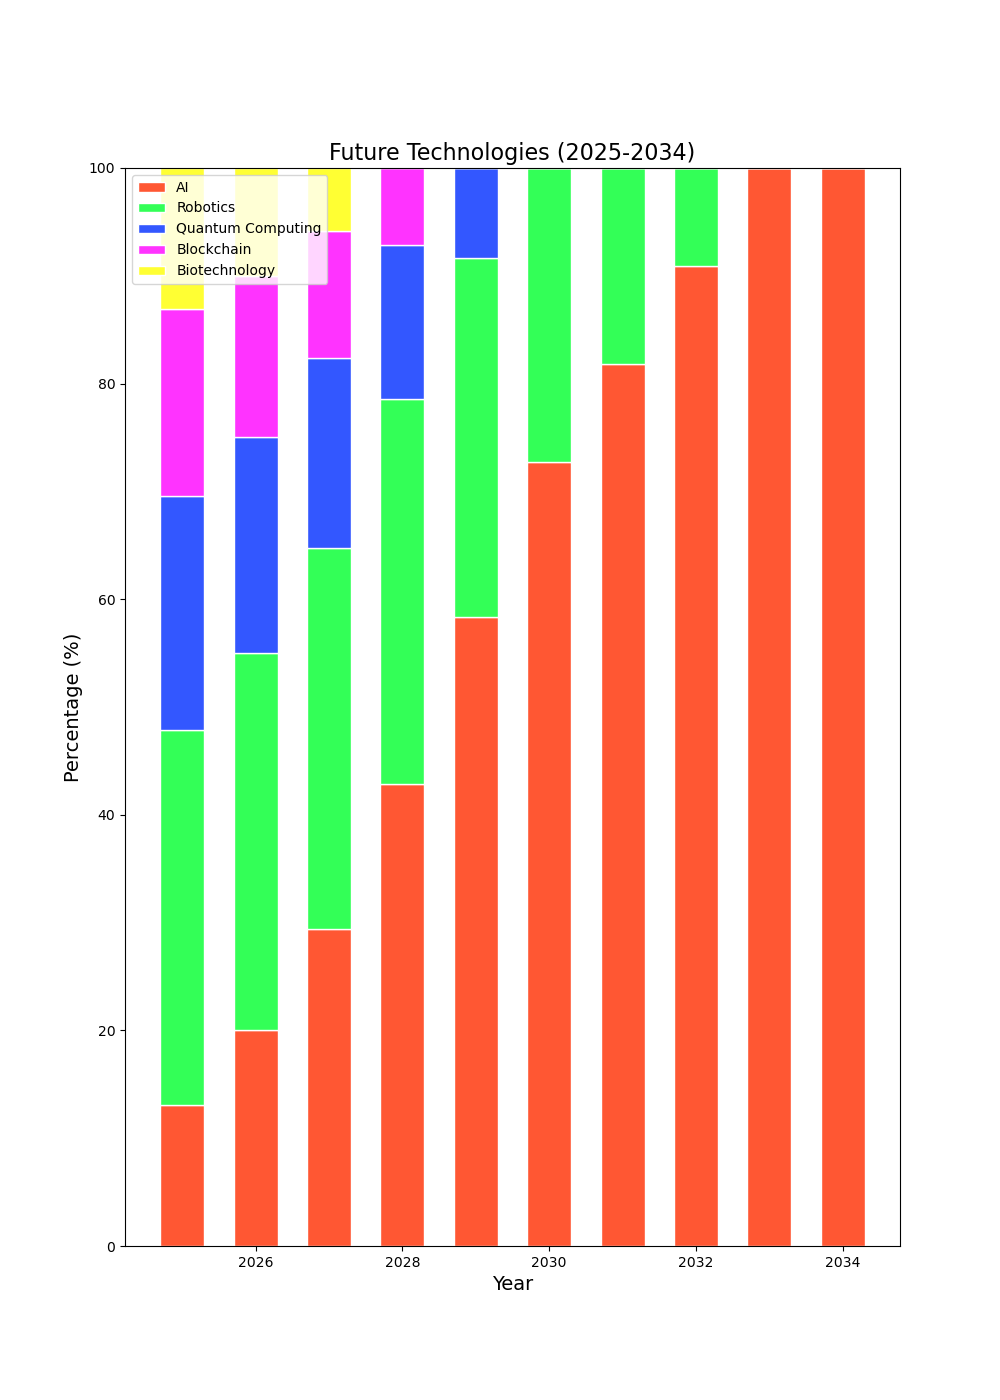

Python code for this plot:

import matplotlib.pyplot as plt
import pandas as pd

data = {
    'Year': [2025, 2026, 2027, 2028, 2029, 2030, 2031, 2032, 2033, 2034],
    'AI': [15, 20, 25, 30, 35, 40, 45, 50, 55, 60],
    'Robotics': [40, 35, 30, 25, 20, 15, 10, 5, 0, 0],
    'Quantum Computing': [25, 20, 15, 10, 5, 0, 0, 0, 0, 0],
    'Blockchain': [20, 15, 10, 5, 0, 0, 0, 0, 0, 0],
    'Biotechnology': [15, 10, 5, 0, 0, 0, 0, 0, 0, 0]
}

df = pd.DataFrame(data)

totals = df.iloc[:, 1:].sum(axis=1)
df_normalized = df.copy()
df_normalized.iloc[:, 1:] = df.iloc[:, 1:].div(totals, 0) * 100

fig, ax = plt.subplots(figsize=(10, 14))
bar_width = 0.6

ax.bar(df['Year'], df_normalized['AI'], color='#FF5733', edgecolor='white', width=bar_width, label='AI')
ax.bar(df['Year'], df_normalized['Robotics'], bottom=df_normalized['AI'], color='#33FF57', edgecolor='white', width=bar_width, label='Robotics')
ax.bar(df['Year'], df_normalized['Quantum Computing'], bottom=df_normalized['AI'] + df_normalized['Robotics'], color='#3357FF', edgecolor='white', width=bar_width, label='Quantum Computing')
ax.bar(df['Year'], df_normalized['Blockchain'], bottom=df_normalized['AI'] + df_normalized['Robotics'] + df_normalized['Quantum Computing'], color='#FF33FF', edgecolor='white', width=bar_width, label='Blockchain')
ax.bar(df['Year'], df_normalized['Biotechnology'], bottom=df_normalized['AI'] + df_normalized['Robotics'] + df_normalized['Quantum Computing'] + df_normalized['Blockchain'], color='#FFFF33', edgecolor='white', width=bar_width, label='Biotechnology')

ax.set_title('Future Technologies (2025-2034)', fontsize=16)
ax.set_ylabel('Percentage (%)', fontsize=14)
ax.set_xlabel('Year', fontsize=14)
ax.legend(loc='upper left')

plt.show()
